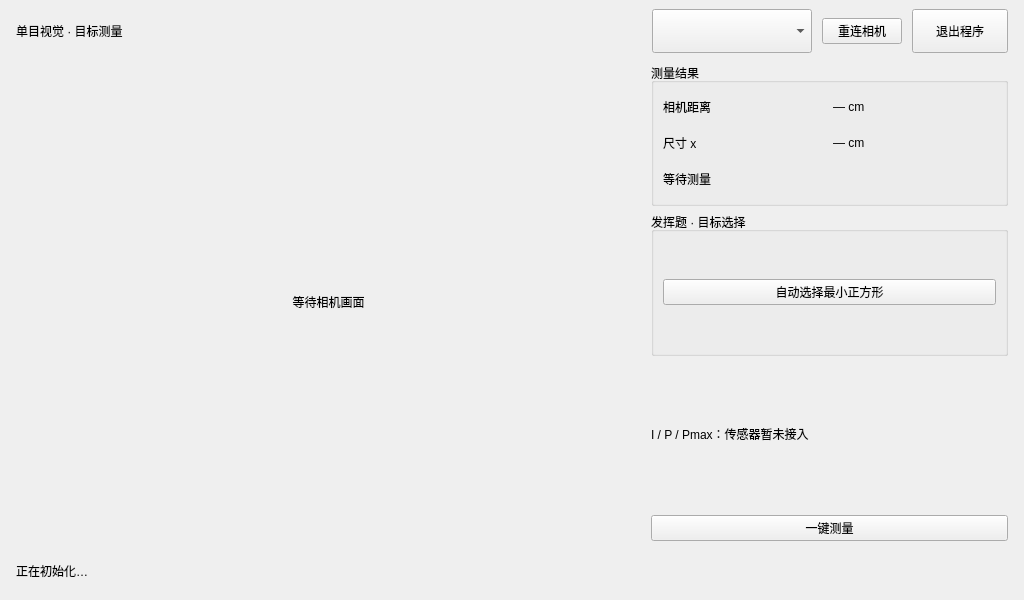
<?xml version='1.0' encoding='UTF-8'?>
<ui version="4.0">
  <class>MainWindow</class>
  <widget class="QMainWindow" name="MainWindow">
    <property name="geometry">
      <rect>
        <x>0</x>
        <y>0</y>
        <width>1024</width>
        <height>600</height>
      </rect>
    </property>
    <property name="minimumSize">
      <size>
        <width>800</width>
        <height>480</height>
      </size>
    </property>
    <property name="windowTitle">
      <string>单目视觉目标测量装置</string>
    </property>
    <widget class="QWidget" name="centralwidget">
      <layout class="QVBoxLayout" name="rootLayout">
        <property name="spacing">
          <number>10</number>
        </property>
        <property name="leftMargin">
          <number>16</number>
        </property>
        <property name="rightMargin">
          <number>16</number>
        </property>
        <item>
          <layout class="QHBoxLayout" name="headerLayout">
            <item>
              <widget class="QLabel" name="titleLabel">
                <property name="text">
                  <string>单目视觉 · 目标测量</string>
                </property>
              </widget>
            </item>
            <item>
              <spacer name="headerSpacer">
                <property name="orientation">
                  <enum>Qt::Horizontal</enum>
                </property>
                <property name="sizeHint" stdset="0">
                  <size>
                    <width>40</width>
                    <height>20</height>
                  </size>
                </property>
              </spacer>
            </item>
            <item>
              <widget class="QComboBox" name="modeCombo">
                <property name="minimumSize">
                  <size>
                    <width>160</width>
                    <height>44</height>
                  </size>
                </property>
              </widget>
            </item>
            <item>
              <widget class="QPushButton" name="reconnectButton">
                <property name="text">
                  <string>重连相机</string>
                </property>
              </widget>
            </item>
            <item>
              <widget class="QPushButton" name="exitButton">
                <property name="text">
                  <string>退出程序</string>
                </property>
                <property name="minimumSize">
                  <size>
                    <width>96</width>
                    <height>44</height>
                  </size>
                </property>
                <property name="toolTip">
                  <string>停止采集、释放相机并退出程序</string>
                </property>
              </widget>
            </item>
          </layout>
        </item>
        <item>
          <layout class="QHBoxLayout" name="bodyLayout" stretch="7,4">
            <item>
              <widget class="QLabel" name="previewLabel">
                <property name="minimumSize">
                  <size>
                    <width>280</width>
                    <height>260</height>
                  </size>
                </property>
                <property name="text">
                  <string>等待相机画面</string>
                </property>
                <property name="alignment">
                  <set>Qt::AlignCenter</set>
                </property>
              </widget>
            </item>
            <item>
              <layout class="QVBoxLayout" name="controlLayout">
                <item>
                  <widget class="QScrollArea" name="controlScroll">
                    <property name="widgetResizable">
                      <bool>true</bool>
                    </property>
                    <property name="frameShape">
                      <enum>QFrame::NoFrame</enum>
                    </property>
                    <property name="minimumSize">
                      <size>
                        <width>300</width>
                        <height>0</height>
                      </size>
                    </property>
                    <widget class="QWidget" name="controlContents">
                      <layout class="QVBoxLayout" name="scrollLayout">
                        <property name="leftMargin">
                          <number>0</number>
                        </property>
                        <property name="rightMargin">
                          <number>0</number>
                        </property>
                        <property name="topMargin">
                          <number>0</number>
                        </property>
                        <property name="bottomMargin">
                          <number>0</number>
                        </property>
                        <item>
                          <widget class="QGroupBox" name="resultBox">
                            <property name="title">
                              <string>测量结果</string>
                            </property>
                            <layout class="QGridLayout" name="resultLayout">
                              <item row="0" column="0">
                                <widget class="QLabel" name="distanceTitle">
                                  <property name="text">
                                    <string>相机距离</string>
                                  </property>
                                </widget>
                              </item>
                              <item row="0" column="1">
                                <widget class="QLabel" name="distanceLabel">
                                  <property name="text">
                                    <string>— cm</string>
                                  </property>
                                </widget>
                              </item>
                              <item row="1" column="0">
                                <widget class="QLabel" name="sizeTitle">
                                  <property name="text">
                                    <string>尺寸 x</string>
                                  </property>
                                </widget>
                              </item>
                              <item row="1" column="1">
                                <widget class="QLabel" name="sizeLabel">
                                  <property name="text">
                                    <string>— cm</string>
                                  </property>
                                </widget>
                              </item>
                              <item row="2" column="0" colspan="2">
                                <widget class="QLabel" name="detailLabel">
                                  <property name="text">
                                    <string>等待测量</string>
                                  </property>
                                  <property name="wordWrap">
                                    <bool>true</bool>
                                  </property>
                                </widget>
                              </item>
                            </layout>
                          </widget>
                        </item>
                        <item>
                          <widget class="QGroupBox" name="digitBox">
                            <property name="title">
                              <string>发挥题 · 目标选择</string>
                            </property>
                            <layout class="QVBoxLayout" name="digitBoxLayout">
                              <item>
                                <widget class="QPushButton" name="autoButton">
                                  <property name="text">
                                    <string>自动选择最小正方形</string>
                                  </property>
                                </widget>
                              </item>
                              <item>
                                <layout class="QGridLayout" name="digitLayout" />
                              </item>
                            </layout>
                          </widget>
                        </item>
                        <item>
                          <widget class="QLabel" name="powerLabel">
                            <property name="text">
                              <string>I / P / Pmax：传感器暂未接入</string>
                            </property>
                            <property name="wordWrap">
                              <bool>true</bool>
                            </property>
                          </widget>
                        </item>
                      </layout>
                    </widget>
                  </widget>
                </item>
                <item>
                  <widget class="QPushButton" name="measureButton">
                    <property name="text">
                      <string>一键测量</string>
                    </property>
                  </widget>
                </item>
              </layout>
            </item>
          </layout>
        </item>
        <item>
          <widget class="QLabel" name="statusLabel">
            <property name="minimumSize">
              <size>
                <width>0</width>
                <height>40</height>
              </size>
            </property>
            <property name="text">
              <string>正在初始化…</string>
            </property>
            <property name="wordWrap">
              <bool>true</bool>
            </property>
          </widget>
        </item>
      </layout>
    </widget>
  </widget>
  <resources />
  <connections />
</ui>
